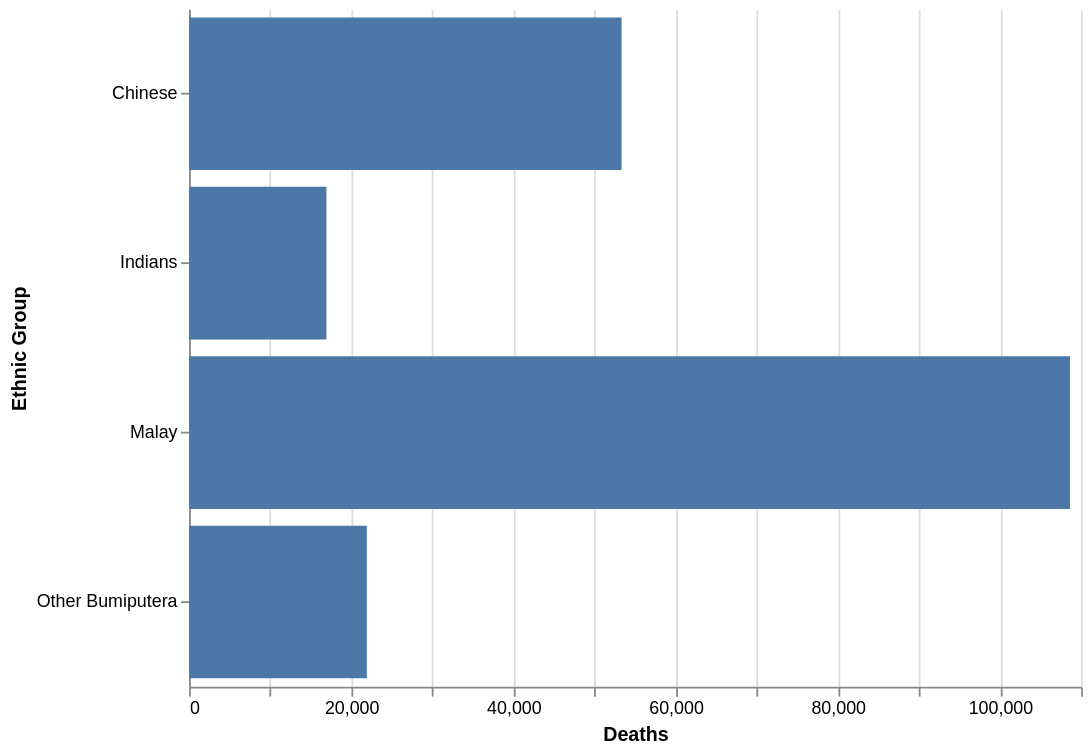

Write a Vega-Lite specification for this figure.
### Vega-Lite specification from a JSON file in a GitHub repository (floating-point values rounded to 4 significant figures)
{"$schema": "https://vega.github.io/schema/vega-lite/v5.json", "config": {"view": {"stroke": ""}}, "width": 500, "height": 380, "data": {"values": [{"ethnic_group": "Malay", "count": 108627}, {"ethnic_group": "Chinese", "count": 53333}, {"ethnic_group": "Indians", "count": 16935}, {"ethnic_group": "Other Bumiputera", "count": 21914}]}, "mark": "bar", "encoding": {"y": {"field": "ethnic_group", "type": "nominal", "title": "Ethnic Group"}, "x": {"field": "count", "type": "quantitative", "title": "Deaths"}, "tooltip": [{"field": "ethnic_group", "type": "nominal", "title": "Ethnic Group"}, {"field": "count", "type": "quantitative", "title": "Deaths", "format": ","}]}}
